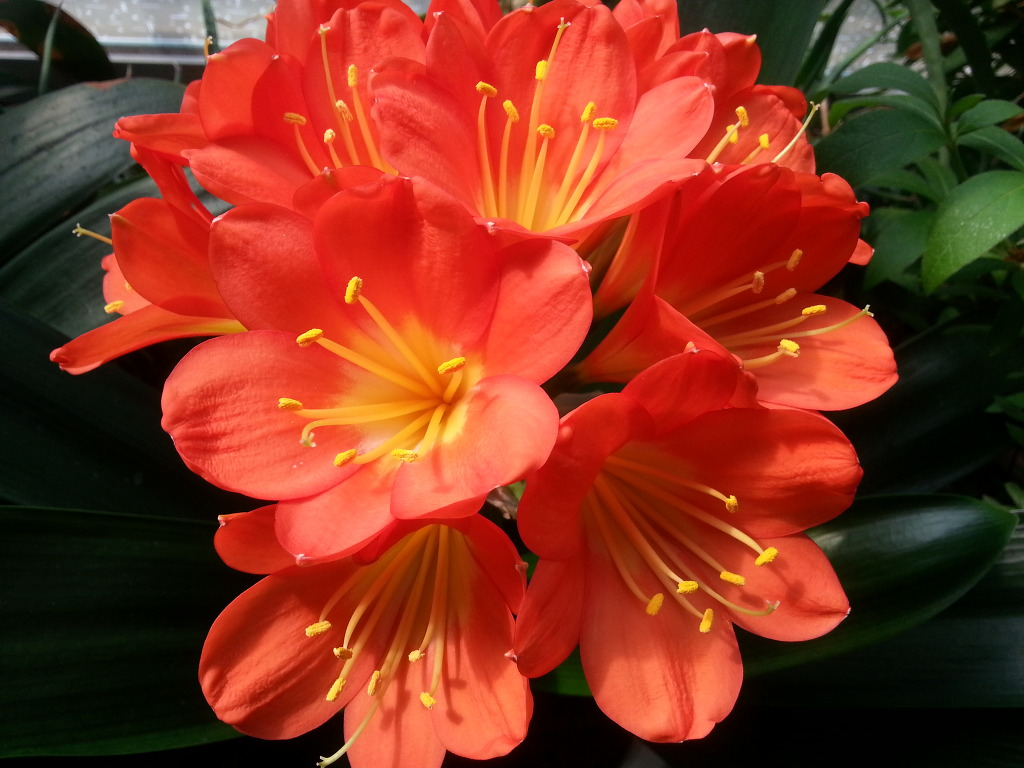
#> input picture ImageProcessing/0724/0724/flower1.jpg, 1024 x 768 px
$ python module8.py   (older library calls are emulated)
#> lines starting #> are read from the running program, lines starting #| are printed output that depends on the picture
import cv2
import numpy as np
from matplotlib import pyplot as plt

img = cv2.imread('flower1.jpg', cv2.IMREAD_COLOR)
#> img is the input picture: shape (768, 1024, 3); mean B, G, R 32.3, 52.2, 135.2
canny = cv2.Canny(img, 30, 70)
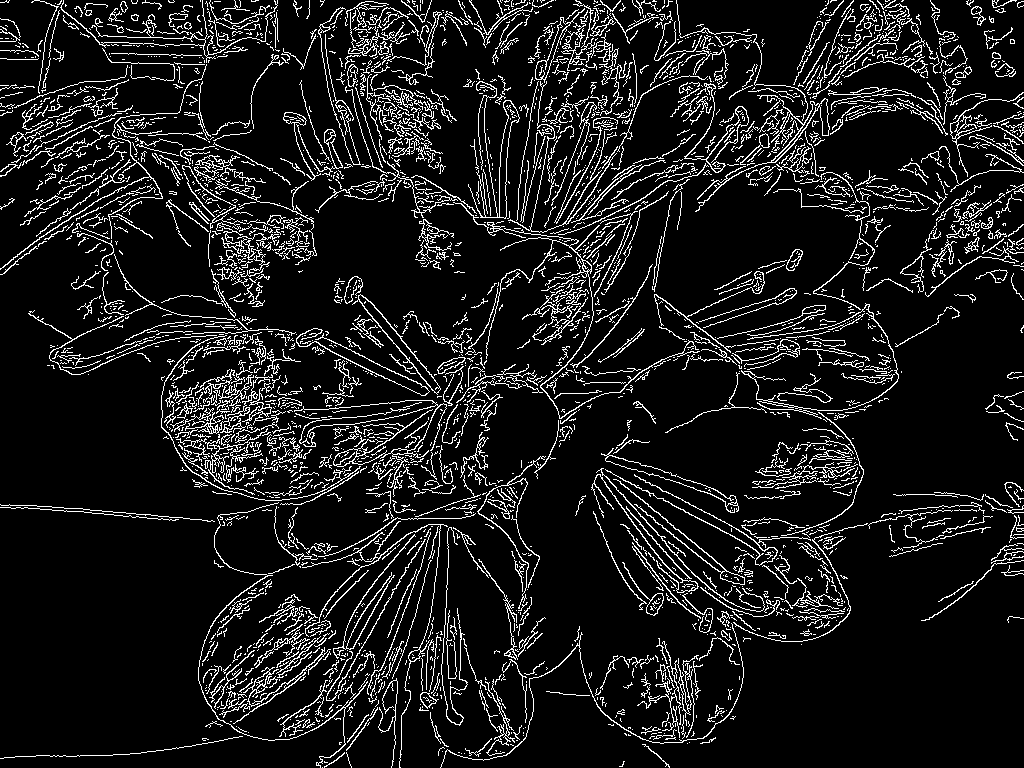
#> canny: shape (768, 1024); 10.3% white in thin lines or dots

laplacian = cv2.Laplacian(img, cv2.CV_8U)
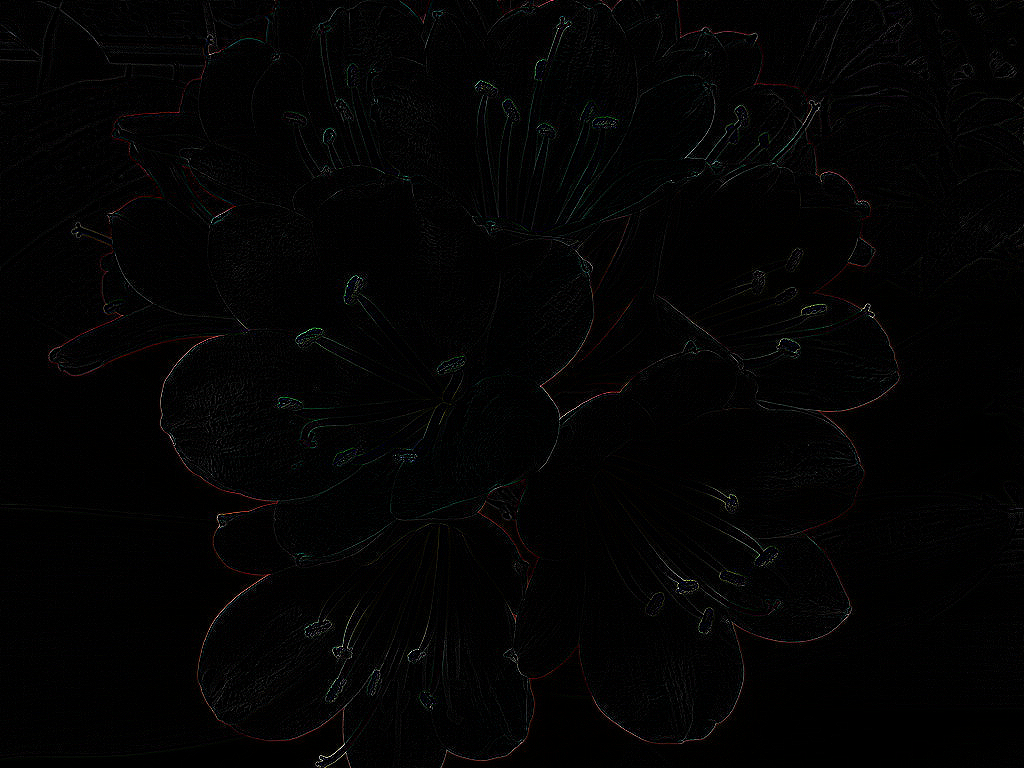
#> laplacian: shape (768, 1024, 3); mean B, G, R 3, 3, 3.1
sobelx = cv2.Sobel(img, cv2.CV_8U, 1, 0, ksize=3)
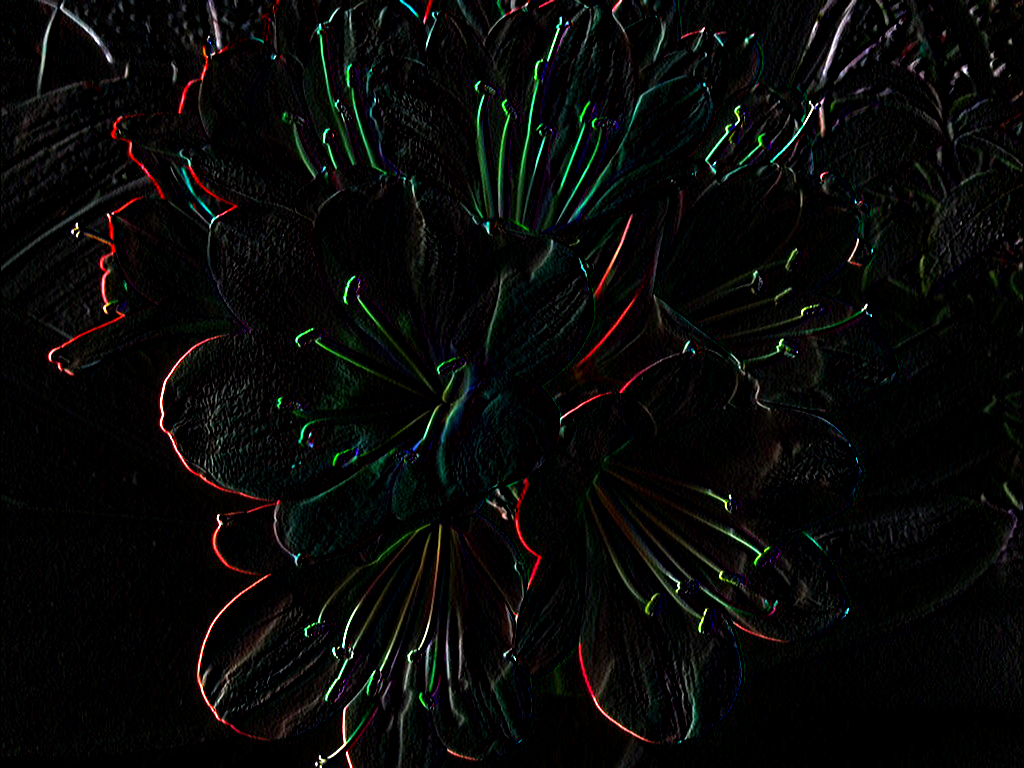
#> sobelx: shape (768, 1024, 3); mean B, G, R 7.8, 8.9, 8.5
sobely= cv2.Sobel(img, cv2.CV_8U, 0 ,1 , ksize=3)
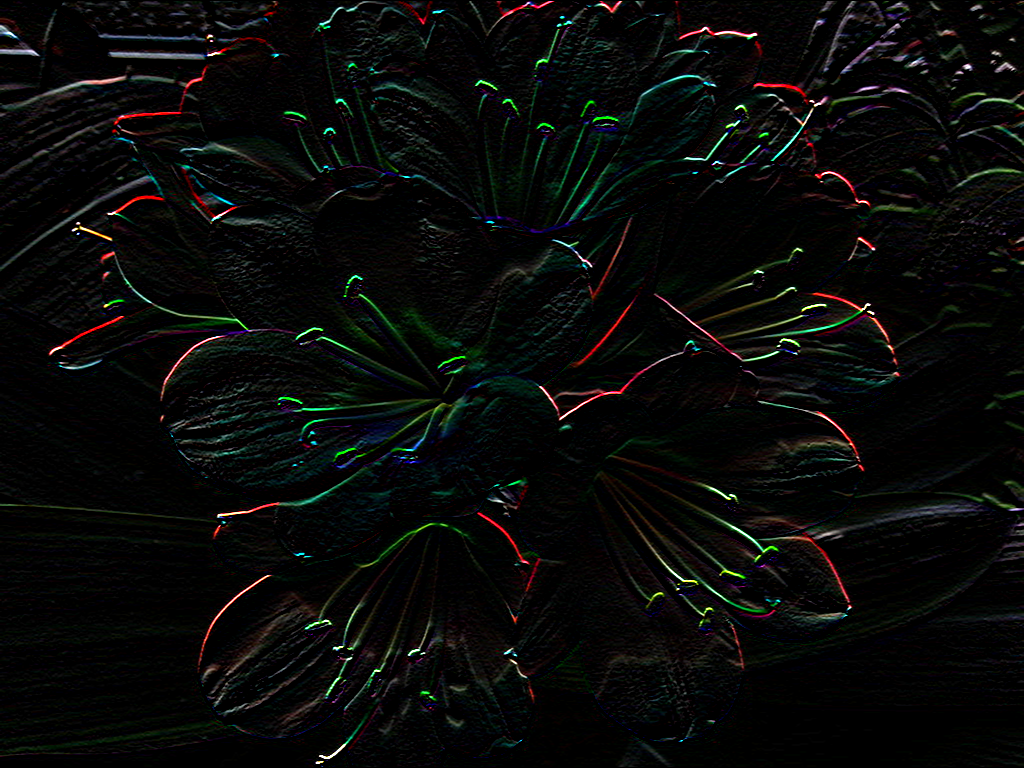
#> sobely: shape (768, 1024, 3); mean B, G, R 8.4, 9.6, 8.8

images= [img, laplacian, sobelx, sobely, canny]
titles = ['Original' , 'Laplacian', 'Sobel x', 'Sobel y', 'Canny']

for i in range(5):
    plt.subplot(2,3,i+1), plt.imshow(images[i]), plt.title([titles[i]])
    plt.xticks([]), plt.yticks([])

plt.show()
#> figure, not shown here; B, G, R data is drawn as R, G, B
